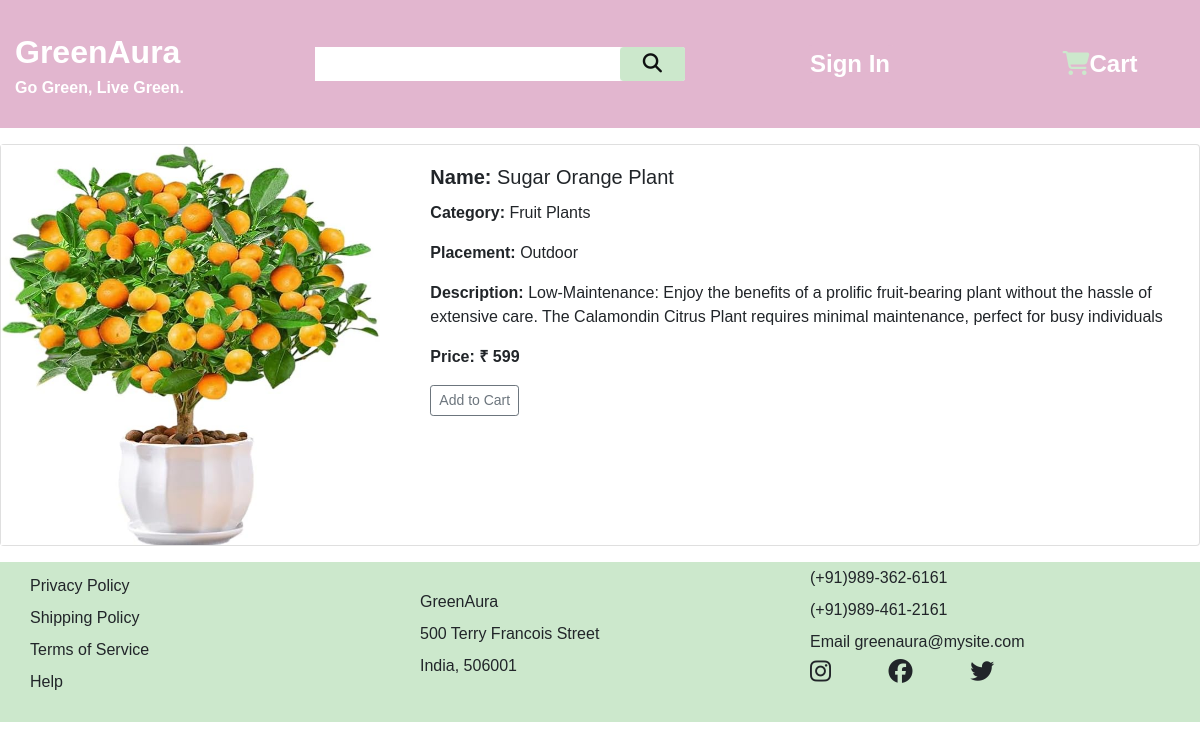
The app's page /product/79f82d2e-1627-4203-9c70-c5d9cd7eb58a with its own data.
### products/models.py (models this page shows, shortened)
class Product(models.Model):
    name = models.CharField(max_length = 50)
    price = models.IntegerField(default = 0)
    category = models.ForeignKey(Category , on_delete=models.CASCADE, default=1)
    placement=models.CharField(max_length = 200, default = "", null=True, blank=True)
    description = models.CharField(max_length = 200, default = "", null=True, blank=True)
    image = models.ImageField(upload_to ='products/')
    id=models.UUIDField(default=uuid.uuid4,unique=True,primary_key=True,editable=False)
    class Meta:
        ordering = ['category']

class Category(models.Model):
    id=models.UUIDField(default=uuid.uuid4,unique=True,primary_key=True,editable=False)
    name = models.CharField(max_length=20)
    category_image = models.ImageField(upload_to ='products/',null=True)
    caption= models.CharField(max_length = 200, default = "", null=True, blank=True)
    def __str__(self):
        return self.name

### products/views.py (the view)
# urls.py: path('product/<str:pk>',views.productDetail,name='productDetail'),
def productDetail(request,pk=None):
    product=Product.objects.get(id=pk)
    context={'product':product}
    return render(request,'products/productDetails.html',context)

### users/templatetags/custom_tags.py (called while the page is built)
@register.filter(name='in_group')
def in_group(user, group_name):
    return user.groups.filter(name=group_name).exists()

### products/templates/products/productDetails.html
{% extends 'main.html' %}
{% load static %}
{% block content %}
<div class="card my-3" style="width:100%;">
    <div class="row">
      <div class="col-md-4">
        <img src="{{ product.image.url }}" width="100%" height="400" >
      </div>
      <div class="col-md-8">
        <div class="card-body">
          <h5 class="card-title"><b>Name:</b> {{ product.name }}</h5>
          <p class="card-text"><b>Category:</b> {{product.category}} </p>
          <p class="card-text"><b>Placement:</b> {{product.placement}} </p>
          <p class="card-text"><b>Description:</b> {{product.description}} </p>
          <p class="card-text"><b>Price: ₹ {{product.price}}</b></p>
          <button type="button" class="btn btn-sm btn-outline-secondary">Add to Cart</button>
        </div>
      </div>
    </div>
  </div>
{% endblock content %}

### static/styles/app.css (style rules this page uses)
* { margin:0; font-family:Arial; border:border-box; }
html,body { height: 100%; margin: 0; }

### records on screen
Product: image (picture), name "Sugar Orange Plant", category "Fruit Plants", placement "Outdoor", description "Low-Maintenance: Enjoy the benefits of a prolific fruit-bearing plant without the hassle of extensive care. The Calamondin Citrus Plant requires minimal maintenance, perfect for busy individuals", price "599"
